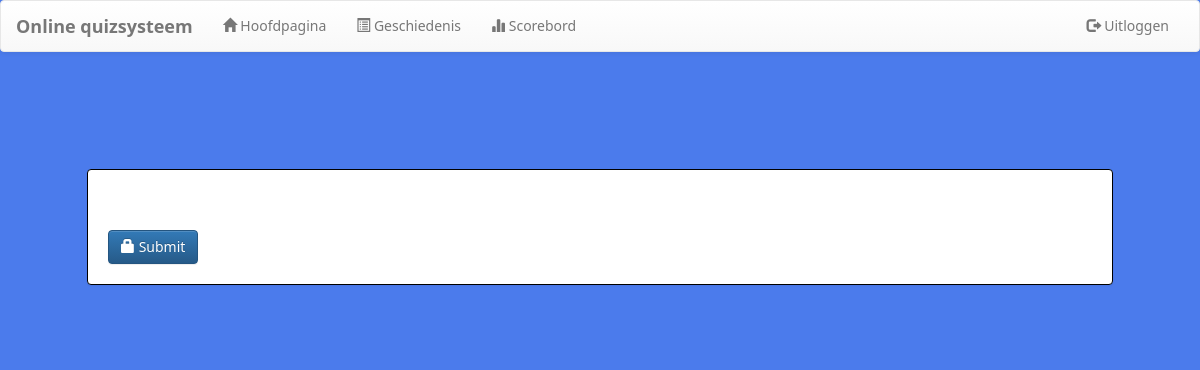
The page /welcome.php?q=quiz&step=2&eid=62791013a9b04&n=1&t=10 (signed in) on the database as committed earlier.
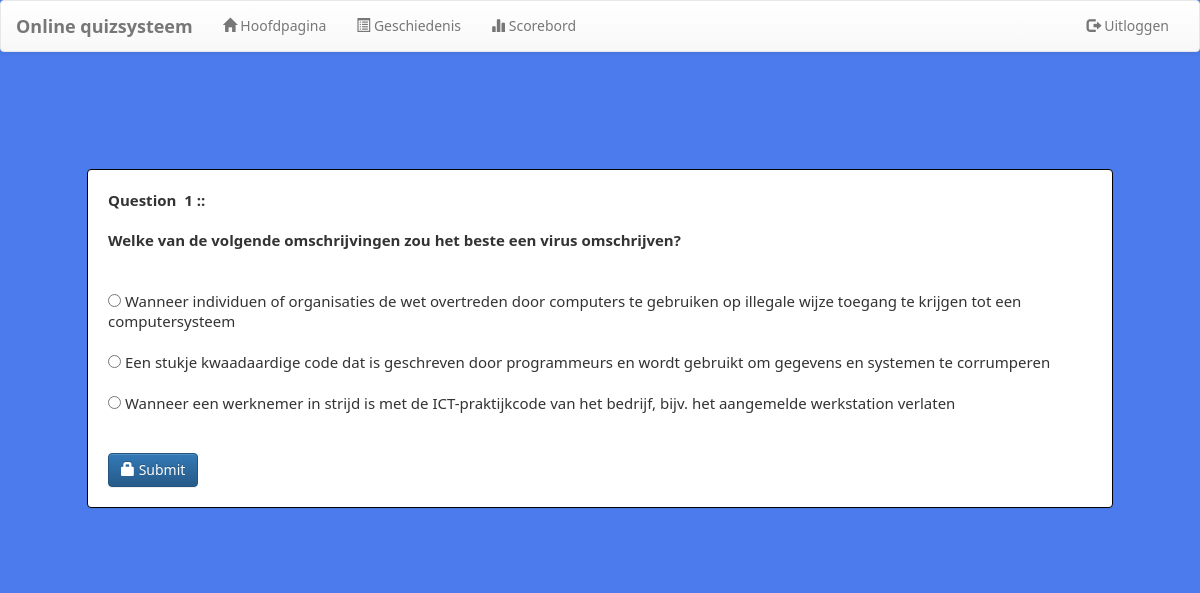
The same page on the database as committed later.
### tables this page shows
CREATE TABLE `questions` (
  `eid` text NOT NULL,
  `qid` text NOT NULL,
  `qns` text NOT NULL,
  `choice` int(10) NOT NULL,
  `sn` int(11) NOT NULL
);

CREATE TABLE `options` (
  `qid` varchar(50) NOT NULL,
  `option` varchar(5000) NOT NULL,
  `optionid` text NOT NULL
);

### welcome.php (the view, shortened to what this page needs)
<?php
    include_once 'database.php';
?>
<!DOCTYPE html>
<html lang="en">
<head>
    <link  rel="stylesheet" href="css/bootstrap.min.css"/>
    <link  rel="stylesheet" href="css/bootstrap-theme.min.css"/>
    <link rel="stylesheet" href="css/welcome.css">
    <link  rel="stylesheet" href="css/font.css">
</head>
<body>
    <nav class="navbar navbar-default title1">
        <div class="container-fluid">
            <div class="navbar-header">
        <a class="navbar-brand" href="welcome.php?q=1"><b>Online quizsysteem</b></a>
        </div>
        <div class="collapse navbar-collapse" id="bs-example-navbar-collapse-1">
        <ul class="nav navbar-nav navbar-left">
            <li <?php if(@$_GET['q']==1) echo'class="active"'; ?> ><a href="welcome.php?q=1"><span class="glyphicon glyphicon-home" aria-hidden="true"></span>&nbsp;Hoofdpagina<span class="sr-only">(current)</span></a></li>
            <li <?php if(@$_GET['q']==2) echo'class="active"'; ?>> <a href="welcome.php?q=2"><span class="glyphicon glyphicon-list-alt" aria-hidden="true"></span>&nbsp;Geschiedenis</a></li>
            <li <?php if(@$_GET['q']==3) echo'class="active"'; ?>> <a href="welcome.php?q=3"><span class="glyphicon glyphicon-stats" aria-hidden="true"></span>&nbsp;Scorebord</a></li>
        </ul>
        <ul class="nav navbar-nav navbar-right">
        <li <?php echo''; ?> > <a href="logout.php?q=welcome.php"><span class="glyphicon glyphicon-log-out" aria-hidden="true"></span>&nbsp;Uitloggen</a></li>
        </ul>
        </div>
    </div>
    </nav>
    <br><br>
    <div class="container">
        <div class="row">
            <div class="col-md-12">
                <?php
                    if(@$_GET['q']== 'quiz' && @$_GET['step']== 2)
                    {
                        $eid=@$_GET['eid'];
                        $sn=@$_GET['n'];
                        $total=@$_GET['t'];
                        $q=mysqli_query($con,"SELECT * FROM questions WHERE eid='$eid' AND sn='$sn' " );
                        echo '<div class="panel" style="margin:5%">';
                        while($row=mysqli_fetch_array($q) )
                        {
                            $qns=$row['qns'];
                            $qid=$row['qid'];
                            echo '<b>Question &nbsp;'.$sn.'&nbsp;::<br /><br />'.$qns.'</b><br /><br />';
                        }
                        $q=mysqli_query($con,"SELECT * FROM options WHERE qid='$qid' " );
                        echo '<form action="update.php?q=quiz&step=2&eid='.$eid.'&n='.$sn.'&t='.$total.'&qid='.$qid.'" method="POST"  class="form-horizontal">
                        <br />';
                        while($row=mysqli_fetch_array($q) )
                        {
                            $option=$row['option'];
                            $optionid=$row['optionid'];
                            echo'<input type="radio" name="ans" value="'.$optionid.'">&nbsp;'.$option.'<br /><br />';
                        }
                        echo'<br /><button type="submit" class="btn btn-primary"><span class="glyphicon glyphicon-lock" aria-hidden="true"></span>&nbsp;Submit</button></form></div>';
                    }
                ?>
</body>
</html>

### css/welcome.css (style rules this page uses)
* { box-sizing: border-box; }
body { background-color: #4b7bec; margin: 0; font-family: Noto Sans; }
.panel { border-color:rgb(0, 0, 0); margin:40px; padding:20px; font: 15px "Noto Sans"; }

Rows that differ between the two databases and show on the page:
added questions: qns "Welke van de volgende omschrijvingen zou het beste een virus omschrijven?"
added options: option "Wanneer individuen of organisaties de wet overtreden door computers te gebruiken op illegale wijze toegang te krijgen tot een computersysteem"
added options: option "Een stukje kwaadaardige code dat is geschreven door programmeurs en wordt gebruikt om gegevens en systemen te corrumperen"
added options: option "Wanneer een werknemer in strijd is met de ICT-praktijkcode van het bedrijf, bijv. het aangemelde werkstation verlaten"
